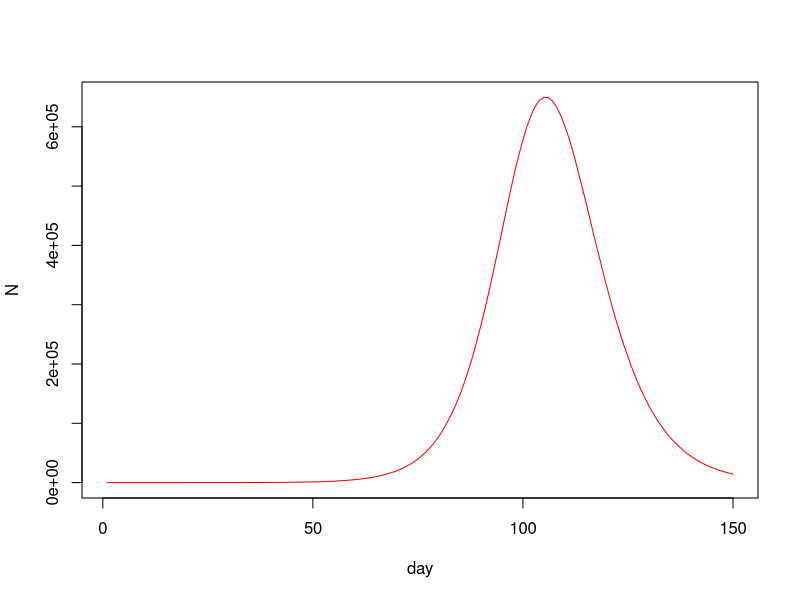
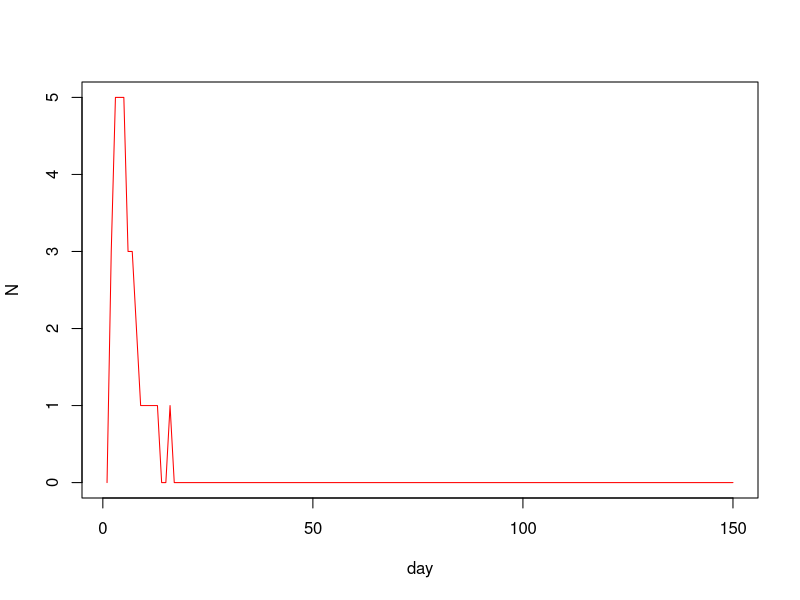
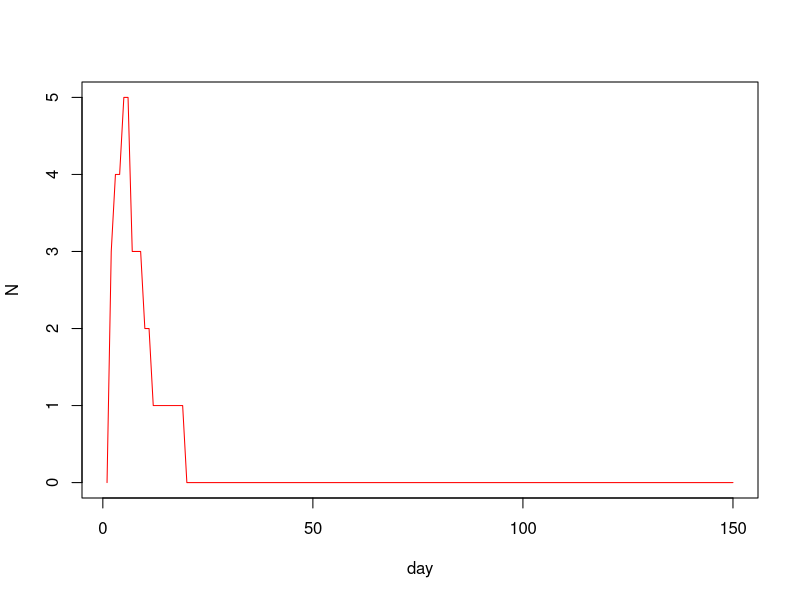

Source code (R) for these figures, in order: (Note: a time limit stopped this script after it produced the figures.)
##Group member:
##1. Aditya Prabaswara Mardjikoen(s2264710)
##2. Xiangtian Duan(s2248742)
##3. Huiying Chen(s2264943)

## Github repositories link: 
## https://github.com/aprabaswara/Statistical-Programming-Task-2-Covid-and-the-hazards-of-opportunistic-sampling-Group-21.git
## Github repositories invitation link:
## https://github.com/aprabaswara/Statistical-Programming-Task-2-Covid-and-the-hazards-of-opportunistic-sampling-Group-21/invitations


##IDEA 1
#for wholle number
n=5500000

ne=10
nt=150
gamma=1/3
delta=1/5
lamda=0.4/n
x<-rep(0,n)
beta<- rlnorm(n,0,0.5); beta <- beta/mean(beta)
x[1:ne]<-1 #exposed

S<-E<-I<-R<-rep(0,nt)

S[1]<-n-ne;E[1]<-ne

for (i in 2:nt){
  
  u<-runif(n)
  
  t<-sum(beta[which(x==2)])
  x[x==2&u<delta]<-3## I -> R with prob delta
  
  x[x==1&u<gamma]<-2 ## E -> I with prob gamma
  
  x[which(x==0)][u[which(x==0)]<t*lamda*beta[which(x==0)]]<-1
  
  
  
  #x[which(x==0)][u[which(x==0)]<sum(beta[which(x==2)])*lamda*beta[which(x==0)]]<-1
  
  S[i]<-sum(x==0);E[i]<-sum(x==1)
  I[i]<-sum(x==2);R[i]<-sum(x==3)
  
}


list (S=S,E=E,I=I,R=R,beta=beta)

plot(I,ylim=c(0,max(I)),xlab="day",ylab="N",col='red',type='l')




#for 10%

n=5500000/10

ne=10
nt=150
gamma=1/3
delta=1/5
lamda=0.4/550000
x<-rep(0,550000)
beta<- rlnorm(5500000,0,0.5); beta <- beta/mean(beta)
beta_sort <- sort(beta,decreasing=FALSE)
threshold<-beta_sort[550000]
#length(beta[which(beta==threshold)])
beta <- beta[which(beta<=threshold)]



x[1:ne]<-1 #exposed

S<-E<-I<-R<-rep(0,nt)

S[1]<-n-ne;E[1]<-ne

for (i in 2:nt){
  
  u<-runif(550000)
  
  t<-sum(beta[which(x==2)])
  x[x==2&u<delta]<-3## I -> R with prob delta
  
  x[x==1&u<gamma]<-2 ## E -> I with prob gamma
  
  x[which(x==0)][u[which(x==0)]<t*lamda*beta[which(x==0)]]<-1
  
  
  
  
  S[i]<-sum(x==0);E[i]<-sum(x==1)
  I[i]<-sum(x==2);R[i]<-sum(x==3)
  
}


list (S=S,E=E,I=I,R=R,beta=beta)

plot(I,ylim=c(0,max(I)),xlab="day",ylab="N",col='red',type='l')

max(I)
#for 0.1%


n<-5500000*0.001
beta<-sample(beta,n)


ne=10
nt=150
gamma=1/3
delta=1/5
lamda=0.4/n
x<-rep(0,n)


x[1:ne]<-1 #exposed

S<-E<-I<-R<-rep(0,nt)

S[1]<-n-ne;E[1]<-ne

for (i in 2:nt){
  
  u<-runif(n)
  
  t<-sum(beta[which(x==2)])
  x[x==2&u<delta]<-3## I -> R with prob delta
  
  x[x==1&u<gamma]<-2 ## E -> I with prob gamma
  
  x[which(x==0)][u[which(x==0)]<t*lamda*beta[which(x==0)]]<-1
  
  
  
  S[i]<-sum(x==0);E[i]<-sum(x==1)
  I[i]<-sum(x==2);R[i]<-sum(x==3)
  
}


list (S=S,E=E,I=I,R=R,beta=beta)

plot(I,ylim=c(0,max(I)),xlab="day",ylab="N",col='red',type='l')






#write in one function
covid_simulation <- function(n,nt){

  
  ne=10

  gamma=1/3
  delta=1/5
  lambda=0.4/n
  
  x<-rep(0,n)

  
  
  
  x[1:ne]<-1 #exposed
  
  S<-E<-I<-R<-rep(0,nt)
  
  S[1]<-n-ne;E[1]<-ne
  
  for (i in 2:nt){
    
    u<-runif(n)
    
    t<-sum(beta[which(x==2)])
    
    x[x==2&u<delta]<-3## I -> R with prob delta
    
    x[x==1&u<gamma]<-2 ## E -> I with prob gamma
    
    x[which(x==0)][u[which(x==0)]<t*lambda*beta[which(x==0)]]<-1
    
    
    
    
    S[i]<-sum(x==0);E[i]<-sum(x==1)
    I[i]<-sum(x==2);R[i]<-sum(x==3)
    
  }
  
  
  list (S=S,E=E,I=I,R=R,beta=beta)


  
  
} ## covid

n=5500000
nt=150
beta<- rlnorm(n,0,0.5); beta <- beta/mean(beta)
ep1<-covid_simulation(n,nt)


beta_sort<-sort(beta,decreasing = TRUE)
beta_lower <- tail(beta_sort,n/10)
beta<-beta[which(beta%in%beta_lower)]
ep2<-covid_simulation (n/10,nt)



#beta_sort <- sort(beta,decreasing=FALSE)
#n<-n/10
#threshold<-beta_sort[n]
##length(beta[which(beta==threshold)])
#beta <- beta[which(beta<=threshold)]
#ep2<-covid_simulation (550000,150)



beta<- rlnorm(n,0,0.5); beta <- beta/mean(beta)

beta<-sample(beta,n*0.001)
ep3<-covid_simulation (n=n*0.001,nt)





plot(ep1$I,ylim=c(0,max(ep1$I)),xlab="day",ylab="N",col='red',type='l')
points(ep2$I,ylim=c(0,max(ep2$I)),xlab="day",ylab="N",col='green',type='l')
lines(ep3$I,ylim=c(0,max(ep3$I)),xlab="day",ylab="N",col='blue',type='l')

df <- data.frame(infections=seir()$I, days=1:100)
par(mfcol=c(2,3),mar=c(4,4,1,1)) ## set plot window up for multiple plots
#hist(epi$beta,xlab="beta",main="") ## beta distribution
plot(df$infections,ylim=c(0,max(df$infections)),xlab="day",ylab="N",type='l',col='red') 
abline(v = df$days[df$infections==max(df$infections)], col = "black", lty = 2)

#Red : Number of new infection each day
#Blue : Number of new infection among the 10% of the population with lowest beta value
#Green : Number of new infection in a random sample of 0.1% of the population.
#Black : The peak of each infection



#IDEA 2


#for wholle number
n=5500000

ne=10
nt=150
gamma=1/3
delta=1/5
lamda=0.4/5500000
x<-rep(0,5500000)
beta<- rlnorm(5500000,0,0.5); beta <- beta/mean(beta)



x[1:ne]<-1 #exposed

S<-E<-I<-R<-rep(0,nt)

S[1]<-5500000-ne;E[1]<-ne


#length(beta[which(beta==threshold)])
#x <- x[which(beta<=threshold)]

for (i in 2:nt){
  
  u<-runif(5500000)
  
  t<-sum(beta[which(x==2)])
  x[x==2&u<delta]<-3## I -> R with prob delta
  
  x[x==1&u<gamma]<-2 ## E -> I with prob gamma
  
  x[which(x==0)][u[which(x==0)]<t*lamda*beta[which(x==0)]]<-1
  
  
  
  
  
  #x[which(x==0)][u[which(x==0)]<sum(beta[which(x==2)])*lamda*beta[which(x==0)]]<-1
  
  S[i]<-sum(x==0);E[i]<-sum(x==1)
  I[i]<-sum(x==2);R[i]<-sum(x==3)
  
  #S[i]<-sum(x==0);E[i]<-sum(x==1);I[i]<-sum(x==2);R[i]<-sum(x==3)
  
  
}


list (S=S,E=E,I=I,R=R,beta=beta)

plot(I,ylim=c(0,max(I)),xlab="day",ylab="N",col='red',type='l')















#for 10%




n=5500000

ne=10
nt=150
gamma=1/3
delta=1/5
lamda=0.4/5500000
x<-rep(0,5500000)
beta<- rlnorm(5500000,0,0.5); beta <- beta/mean(beta)
beta_sort <- sort(beta,decreasing=FALSE)

threshold<-beta_sort[550000]


x[1:ne]<-1 #exposed

S<-E<-I<-R<-rep(0,nt)

S[1]<-550000-ne;E[1]<-ne


for (i in 2:nt){
  
  u<-runif(5500000)
  
  t<-sum(beta[which(x==2)])
  x[x==2&u<delta]<-3## I -> R with prob delta
  
  x[x==1&u<gamma]<-2 ## E -> I with prob gamma
  
  x[which(x==0)][u[which(x==0)]<t*lamda*beta[which(x==0)]]<-1
  
  y <- x[which(beta<=threshold)]
  
  
  
  #x[which(x==0)][u[which(x==0)]<sum(beta[which(x==2)])*lamda*beta[which(x==0)]]<-1
  
  S[i]<-sum(y==0);E[i]<-sum(y==1)
  I[i]<-sum(y==2);R[i]<-sum(y==3)
  
  #S[i]<-sum(x==0);E[i]<-sum(x==1);I[i]<-sum(x==2);R[i]<-sum(x==3)
  
  
}


list (S=S,E=E,I=I,R=R,beta=beta)

plot(I,ylim=c(0,max(I)),xlab="day",ylab="N",col='red',type='l')




#for 0.1%



n=5500000

n<-5500000*0.001
beta<- rlnorm(5500000,0,0.5); beta <- beta/mean(beta)
sample_beta<-sample(beta,n)


m<-which(beta%in%sample_beta)
ne=10
nt=150
gamma=1/3
delta=1/5
lamda=0.4/5500000
x<-rep(0,5500000)

x[1:ne]<-1 #exposed

S<-E<-I<-R<-rep(0,nt)

S[1]<-550000-ne;E[1]<-ne


for (i in 2:nt){
  
  u<-runif(5500000)
  
  t<-sum(beta[which(x==2)])
  x[x==2&u<delta]<-3## I -> R with prob delta
  
  x[x==1&u<gamma]<-2 ## E -> I with prob gamma
  
  x[which(x==0)][u[which(x==0)]<t*lamda*beta[which(x==0)]]<-1
  
  z <- x[m]
  
  
  
  
  
  S[i]<-sum(z==0);E[i]<-sum(z==1)
  I[i]<-sum(z==2);R[i]<-sum(z==3)
  
 
  
  
}


list (S=S,E=E,I=I,R=R,beta=beta)

plot(I,ylim=c(0,max(I)),xlab="day",ylab="N",col='red',type='l')





#write in one function(wrong)

covid_simulation<- function(n=5500000,nt=150,choice){
  
  ne=10
  gamma=1/3
  delta=1/5
  lamda=0.4/n
  x<-rep(0,n)
  beta<- rlnorm(n,0,0.5); beta <- beta/mean(beta)
  
  
  #beta_sort<-sort(beta,decreasing = TRUE)

  beta_lower <- tail(beta_sort,n*0.1)
  beta_lower_index<-which(beta%in%beta_lower)

  
  sample_beta<-sample(beta,n*0.001)
  sample_index<-which(beta%in%sample_beta)
  
  
  x[1:ne]<-1 #exposed
  
  S<-E<-I<-R<-rep(0,nt)
  #A<-W<-U<-P<-rep(0,nt)
  #D<-Q<-G<-K<-rep(0,nt)
  
  S[1]<-n-ne;E[1]<-ne
  #A[1]<-n-ne;W[1]<-ne
  #D[1]<-n-ne;Q[1]<-ne
  
  
  
  for (i in 2:nt){
    
    u<-runif(n)
    
    sum_beta_I<-sum(beta[which(x==2)])
    
    x[x==2&u<delta]<-3## I -> R with prob delta
    
    x[x==1&u<gamma]<-2 ## E -> I with prob gamma
    
    x[which(x==0)][u[which(x==0)]<sum_beta_I*lamda*beta[which(x==0)]]<-1
    
    y <- x[beta_lower_index]
    
    z <- x[sample_index]
    
    
    #x[which(x==0)][u[which(x==0)]<sum(beta[which(x==2)])*lamda*beta[which(x==0)]]<-1
    
    S[i]<-sum(x==0);E[i]<-sum(x==1);I[i]<-sum(x==2);R[i]<-sum(x==3)
    
    #A[i]<-sum(y==0);W[i]<-sum(y==1);U[i]<-sum(y==2);P[i]<-sum(y==3)
    
    #D[i]<-sum(z==0);Q[i]<-sum(z==1);G[i]<-sum(z==2);K[i]<-sum(z==3)
    
    
    
    
  }
  
  
  list (S=S,E=E,I=I,R=R,beta=beta)
  #list (A=A,W=W,U=U,P=P,beta=beta)
  #list (D=D,Q=Q,G=G,K=K,beta=beta)
  
  
}

epi<-covid_simulation(n=5500000,nt=150)
plot(epi$I,ylim=c(0,max(epi$I)),xlab="day",ylab="N",col='red',type='l')
points(epi$i,ylim=c(0,max(epi$i)),xlab="day",ylab="N",col='green',type='l')
lines(epi$II,ylim=c(0,max(epi$II)),xlab="day",ylab="N",col='blue',type='l')


#write in one function(newest but longer sunning time)

covid_simulation<- function(n,nt,choice){
  
  ne=10
  gamma=1/3
  delta=1/5
  lamda=0.4/n
  x<-rep(0,n)
  
  
  
  #beta_sort<-sort(beta,decreasing = TRUE)
  
  #beta_lower <- tail(beta_sort,n*0.1)
  index<-which(beta%in%choice)
  
  
  #sample_beta<-sample(beta,n*0.001)
  #sample_index<-which(beta%in%sample_beta)
  
  
  x[1:ne]<-1 #exposed
  
  S<-E<-I<-R<-rep(0,nt)
  #A<-W<-U<-P<-rep(0,nt)
  #D<-Q<-G<-K<-rep(0,nt)
  
  S[1]<-n-ne;E[1]<-ne
  #A[1]<-n-ne;W[1]<-ne
  #D[1]<-n-ne;Q[1]<-ne
  
  
  
  for (i in 2:nt){
    
    u<-runif(n)
    
    sum_beta_I<-sum(beta[which(x==2)])
    
    x[x==2&u<delta]<-3## I -> R with prob delta
    
    x[x==1&u<gamma]<-2 ## E -> I with prob gamma
    
    x[which(x==0)][u[which(x==0)]<sum_beta_I*lamda*beta[which(x==0)]]<-1
    
    y <- x[index]
    
    
    
    
    #x[which(x==0)][u[which(x==0)]<sum(beta[which(x==2)])*lamda*beta[which(x==0)]]<-1
    
    S[i]<-sum(y==0);E[i]<-sum(y==1);I[i]<-sum(y==2);R[i]<-sum(y==3)
    
    #A[i]<-sum(y==0);W[i]<-sum(y==1);U[i]<-sum(y==2);P[i]<-sum(y==3)
    
    #D[i]<-sum(z==0);Q[i]<-sum(z==1);G[i]<-sum(z==2);K[i]<-sum(z==3)
    
    
    
    
  }
  
  
  list (S=S,E=E,I=I,R=R,beta=beta)
  #list (A=A,W=W,U=U,P=P,beta=beta)
  #list (D=D,Q=Q,G=G,K=K,beta=beta)
  
  
}
n<-5500000
nt<-150
beta<- rlnorm(n,0,0.5); beta <- beta/mean(beta)
epi<-covid_simulation(n,nt,choice=beta)
#plot(epi$I,ylim=c(0,max(epi$I)),xlab="day",ylab="N",col='red',type='l')


beta_sort<-sort(beta,decreasing = TRUE)
beta_lower<- tail(beta_sort,n*0.1)
eplower<-covid_simulation(n,nt,choice=beta_lower)
#points(eplower$I,ylim=c(0,max(eplower$I)),xlab="day",ylab="N",col='green',type='l')

sample_beta<-sample(beta,n*0.001)
epsample<-covid_simulation(n,nt,choice=sample_beta)
#lines(epsample$I,ylim=c(0,max(epsample$I)),xlab="day",ylab="N",col='blue',type='l')

#Standardisation
plot(epi$I/n,ylim=c(0,max(epi$I)/n),xlab="day",ylab="N",col='red',type='l')
points(eplower$I/(0.1*n),ylim=c(0,max(eplower$I)/(0.1*n)),xlab="day",ylab="N",col='green',type='l')
lines(epsample$I/(0.001*n),ylim=c(0,max(epsample$I)/(0.001*n)),xlab="day",ylab="N",col='blue',type='l')


par(mfcol=c(5,2),mar=c(4,4,1,1))
for (i in 1:10){
  beta<- rlnorm(n,0,0.5); beta <- beta/mean(beta)
  epi<-covid_simulation(n,nt,choice=beta)
 
  beta_sort<-sort(beta,decreasing = TRUE)
  beta_lower<- tail(beta_sort,n*0.1)
  eplower<-covid_simulation(n,nt,choice=beta_lower)
  
  sample_beta<-sample(beta,n*0.001)
  epsample<-covid_simulation(n,nt,choice=sample_beta)
  
  plot(epi$I/n,ylim=c(0,max(epi$I)/n),xlab="day",ylab="N",col='red',type='l')
  points(eplower$I/(0.1*n),ylim=c(0,max(eplower$I)/(0.1*n)),xlab="day",ylab="N",col='green',type='l')
  lines(epsample$I/(0.001*n),ylim=c(0,max(epsample$I)/(0.001*n)),xlab="day",ylab="N",col='blue',type='l')
  
}



#df <- data.frame(infections=seir()$I, days=1:100)
#par(mfcol=c(2,3),mar=c(4,4,1,1)) ## set plot window up for multiple plots
#hist(epi$beta,xlab="beta",main="") ## beta distribution
plot(df$infections,ylim=c(0,max(df$infections)),xlab="day",ylab="N",type='l',col='red') 
abline(v = df$days[df$infections==max(df$infections)], col = "black", lty = 2)



#writing in one function(less time)

######check the running time start
covid_simulation<- function(n,nt,beta){
  
  ne=10
  gamma=1/3
  delta=1/5
  lamda=0.4/n
  x<-rep(0,n)
  
  
  
  
  
  beta_sort<-sort(beta,decreasing = TRUE)
  beta_lower <- tail(beta_sort,n*0.1)
  lower_index<-which(beta%in%beta_lower)
  
  
  sample_beta<-sample(beta,n*0.001)
  sample_index<-which(beta%in%sample_beta)
  
  
  x[1:ne]<-1 #exposed
  
  #S<-E<-I<-R<-rep(0,nt);A<-W<-U<-P<-rep(0,nt); D<-Q<-G<-K<-rep(0,nt)
  I<-U<-G<-rep(0,nt)
  
  # S[1]<-n-ne;E[1]<-ne;A[1]<-n-ne;W[1]<-ne;D[1]<-n-ne;Q[1]<-ne
  
  
  
  for (i in 2:nt){
    
    u<-runif(n)
    
    sum_beta_I<-sum(beta[which(x==2)])
    
    x[x==2&u<delta]<-3## I -> R with prob delta
    
    x[x==1&u<gamma]<-2 ## E -> I with prob gamma
    
    x[which(x==0)][u[which(x==0)]<sum_beta_I*lamda*beta[which(x==0)]]<-1
    
    y <- x[lower_index]
    z <- x[sample_index]
    
    
    
    
    #x[which(x==0)][u[which(x==0)]<sum(beta[which(x==2)])*lamda*beta[which(x==0)]]<-1
    
    #S[i]<-sum(x==0);E[i]<-sum(x==1);
    I[i]<-sum(x==2)
    #;R[i]<-sum(x==3)
    
    #A[i]<-sum(y==0);W[i]<-sum(y==1);
    U[i]<-sum(y==2)
    #;P[i]<-sum(y==3)
    
    #D[i]<-sum(z==0);Q[i]<-sum(z==1);
    G[i]<-sum(z==2)
    #;K[i]<-sum(z==3)
    
    
    
    
  }
  
  
  #list (S=S,E=E,I=I,R=R,beta=beta);list (A=A,W=W,U=U,P=P,beta=beta);list (D=D,Q=Q,G=G,K=K,beta=beta)
  list (I=I,U=U,G=G,beta=beta)
  plot(I/n,ylim=c(0,max(I)/n),xlab="day",ylab="N",col='red',type='l')
  points(U/(0.1*n),ylim=c(0,max(U)/(0.1*n)),xlab="day",ylab="N",col='green',type='l')
  lines(G/(0.001*n),ylim=c(0,max(G)/(0.001*n)),xlab="day",ylab="N",col='blue',type='l')
  
  ##Add legend and threshold line at the peak
  df<-data.frame(I=I/n,I_lower=U/(0.1*n),I_sample=G/(0.001*n),days=1:nt)
  abline(v = df$days[df$I==max(df$I)], col = "red", lty = 3)
  abline(v = df$days[df$I_lower==max(df$I_lower)], col = "green", lty = 3)
  abline(v = df$days[df$I_sample==max(df$I_sample)], col = "blue", lty = 3)
  legend(1, 0.12, legend=c("whole", "0.1%", "10%"),col=c("red", "blue","green"), lty=1, cex=0.5, text.font=3,text.col='black',box.lwd = 0,box.co='white')
  
  ##Display horizontal line
  ##abline(h = max(df$I), col = "red", lty = 3)
  ##abline(h = max(df$I_lower), col = "green", lty = 3)
  ##abline(h = max(df$I_sample), col = "blue", lty = 3)
}
n<-5500000
nt<-150
beta<- rlnorm(n,0,0.5); beta <- beta/mean(beta)
covid_simulation(n,nt,beta)
######end check the running time
par(mfcol=c(4,3),mar=c(4,4,1,1))
for (i in 1:10){
  beta<- rlnorm(n,0,0.5); beta <- beta/mean(beta)
  covid_simulation(n,nt,beta) 
}



#correction about newly infected

##Overview:
## ********
##The aim of this project is to answer the following question:
##What do the daily infection trajectories look like for the 10% (say) of the 
##population with the lowest individual transmission probabilities, and how do 
##they compare to the infection trajectories for the whole population?

##******************************************************************************
  
##Model Assumption:
##*****************
##1. The ith person in the whole population has a relative contact rate with
##   other people of beta[i], so that the daily chance of a transmission
##   between infected person i and uninfected person j is beta[i]*beta[j]*lambda,
##   where lambda is an overall viral infectivity parameter. 
##
##2. The average value of beta over the whole population is 1. 
##
##3. Each day an uninfected person, j, has a probability 
##   lambda*beta[j]*sigma(beta[i] for all i in I) of being infected, 
##   and entering the exposed (E) state. I is the set of all currently infected 
##   people. Once exposed, they have a daily probability of 1/3 of entering the 
##   infectious state. 
##
##4. The infectious have a daily probability of 1/5 of leaving the infectious 
##   state (recovery or transition to serious disease). 
##
##5. Over the course of the simulation we do not want to consider re-infection.
##******************************************************************************
##
##Simulation description:
##***********************
##In this code, we simulate the model for 150 days and also we will record the 
##number of new infections each day, and the number of new infections among the 
##10% of the population with the lowest beta[i] values. Also,we will record the 
##number of new infection in a random sample of 0.1% of the population. All of
##the result will be presented in a line graph.
##******************************************************************************
##
##Algorithm:
##1. Set the number of Scotland population size (n), which is 5.5 million.
##
##2. Generate beta using random generation function for log normal distribution. 
##   In R studio, this function is called rlnorm. For this simulation we set the 
##   mean = 0 and standard deviation = 0.5.
##
##3. Standarized the value of all beta by dividing it with its mean.
##
##4. Calculate the overall infectivity parameter (lambda) using this formula:
##   lambda=0.4/n.
##
##5. Set 10 people randomly into the exposed state (E).
##
##6. Find 550 thousand people who have lowest beta value.
##
##7. Select 5.5 thousand people randomly.
##
##8. Calculate the new infections each day for the whole population, 10% of the 
##   population that has lowest beta value, and 0.1% of the people selected 
##   randomly. We can stop counting the new infections if we reach 150 days
##   because we only observed it for 150 days.
##
##9. Plot the result from step 8 in one plot that contain all graph.
##
##10.Run all simulations from step 1 until step 9 for 10 times and plot them in
##   a subplot that contains 10 graph.
##******************************************************************************
##
##States:
##**************
##S=suspectible; E=exposed (infected); I=infectious ; R=recovered
##Over the simulation we use this number to classify each states
##S=0; E=1; I=2; R=3
##******************************************************************************


covid_simulation<- function(pop_size,sim_days,beta_value){
  ##function to plot the new infection each days for the three observed 
  ##population.
  ##pop_size = population size; sim_days = observed days during simulation;
  ##beta_value = the contact rate for this simulation (beta).
  
  
  ##initialize simulation data
  first_exposed=10 ##initial number of exposed people
  gamma=1/3 ##daily probability E -> I
  delta=1/5 ##daily probability I -> R
  lamda=0.4/n ##overall infectivity parameters
  x<-rep(0,n)## initialize to susceptible state
  
  
  ##Search 10% people with lowest beta value
  beta_sort<-sort(beta_value,decreasing = TRUE)##sort value from big to small
  beta_lower <- tail(beta_sort,n*0.1)##take 10% people with lowest beta value
  lower_index<-which(beta_value %in% beta_lower)
  
  
  ##Random sample 0.1% people from the whole population
  sample_beta<-sample(beta_value,n*0.001)##take 0.1% random sample from the beta
  sample_index<-which(beta_value %in% sample_beta)
  
  ##Notation: 
  ##x = whole population; y = 10% of population; z = 0.1% of population
  
  x[1:first_exposed]<-1 #set 10 people to exposed state
  y <- x[lower_index]
  z <- x[sample_index]
  
  #S<-E<-I<-R<-rep(0,nt);A<-W<-U<-P<-rep(0,nt); D<-Q<-G<-K<-rep(0,nt)
  I<-U<-G<-rep(0,sim_days)## set up storage for pop in each new infected each day
  
  ## Details: 
  ##I=new infected each day in whole population;
  ##U=new infected each day in 10% of population with lowest beta value;
  ##G=new infected each day in 0.1% of population;
  
  # S[1]<-n-ne;E[1]<-ne;A[1]<-n-ne;W[1]<-ne;D[1]<-n-ne;Q[1]<-ne
  
  
  ##simulation for 150 days
  for (i in 2:sim_days){
    
    u<-runif(pop_size)##generate random deviates based on the population size
    
    ##total people in S state from each three population
    sum_x<-sum(x==0)
    sum_y<-sum(y==0)
    sum_z<-sum(z==0)
    
    sum_beta_I<-sum(beta_value[which(x==2)])##calculate the sum of beta in I state
    
    x[x==2&u<delta]<-3 ## I -> R with probability delta
    
    x[x==1&u<gamma]<-2 ## E -> I with probability gamma
    
    
    
    x[which(x==0)][u[which(x==0)]<sum_beta_I*lamda*beta_value[which(x==0)]]<-1
    ## S -> E with probability beta[j]*lambda*sum(beta[i] for all i in I)
    y <- x[lower_index]
    z <- x[sample_index]
    
    
    newly_infected_x<-sum_x-sum(x==0)## new infected each day for whole population
    I[i]<-newly_infected_x
    
    newly_infected_y<-sum_y-sum(y==0)## new infected each day for 10% population
    U[i]<-newly_infected_y
    
    newly_infected_z<-sum_z-sum(z==0)## new infected each day for 0.1% population
    G[i]<-newly_infected_z
    
    
    
    #x[which(x==0)][u[which(x==0)]<sum(beta[which(x==2)])*lamda*beta[which(x==0)]]<-1
    
    #S[i]<-sum(x==0);E[i]<-sum(x==1);
    #I[i]<-sum(x==2)-sum_x
    #;R[i]<-sum(x==3)
    
    #A[i]<-sum(y==0);W[i]<-sum(y==1);
    #U[i]<-sum(y==2)-sum_y
    #;P[i]<-sum(y==3)
    
    #D[i]<-sum(z==0);Q[i]<-sum(z==1);
    # G[i]<-sum(z==2)-sum_z
    #;K[i]<-sum(z==3)
    
    
    
    
  }
  
  
  #list (S=S,E=E,I=I,R=R,beta=beta);list (A=A,W=W,U=U,P=P,beta=beta);list (D=D,Q=Q,G=G,K=K,beta=beta)
  list (I=I,U=U,G=G,beta=beta)
  
  ##standarize and plot each new infected
  plot(I/n,ylim=c(0,max(I/n,U/(0.1*n),G/(0.001*n))),xlab="day",ylab="N",col='red',type='l')
  points(U/(0.1*n),ylim=c(0,max(U/(0.1*n))),xlab="day",ylab="N",col='green',type='l')
  lines(G/(0.001*n),ylim=c(0,max(G/(0.001*n))),xlab="day",ylab="N",col='blue',type='l')
  
  ###plot(I,ylim=c(0,max(I)),xlab="day",ylab="N",col='red',type='l')
  ###points(U,ylim=c(0,max(U)),xlab="day",ylab="N",col='green',type='l')
  ###lines(G,ylim=c(0,max(G)),xlab="day",ylab="N",col='blue',type='l')
  
  ##Add legend and threshold line at the peak
  df<-data.frame(I=I/n,I_lower=U/(0.1*n),I_sample=G/(0.001*n),days=1:nt)
  abline(v = df$days[df$I==max(df$I)], col = "red", lty = 3)
  abline(v = df$days[df$I_lower==max(df$I_lower)], col = "green", lty = 3)
  abline(v = df$days[df$I_sample==max(df$I_sample)], col = "blue", lty = 3)
  legend(1, 0.015, legend=c("whole", "0.1%", "10%"),col=c("red", "blue","green"), lty=1, cex=0.5, text.font=3,text.col='black',box.lwd = 0,box.co='white')
  
  ##Display horizontal line
  ##abline(h = max(df$I), col = "red", lty = 3)
  ##abline(h = max(df$I_lower), col = "green", lty = 3)
  ##abline(h = max(df$I_sample), col = "blue", lty = 3)
}

##initialize data
n<-5500000 ##Scotland population
nt<-150 ##number of observed days
beta<- rlnorm(n,0,0.5); beta <- beta/mean(beta) ##beta value
covid_simulation(n,nt,beta)##initialize simulation

##Running 10 replicate simulations

par(mfcol=c(4,3),mar=c(4,4,1,1))
##R build in function to set graphical parameters
##mar = a numerical vector of the form c(bottom, left, top, right) to modify the 
##graph margin where its element indicates the margin size;
##mfcol = a vector in the form c(nr,nc) where nr = number of row and 
##nc = number of column. 
## *************************************************************************

for (i in 1:10){
  ##function to running 10 replicate simulations
  beta<- rlnorm(n,0,0.5); beta <- beta/mean(beta)
  covid_simulation(n,nt,beta) ##initialize simulation
}





#Maybe the final version

##Overview:
## ********
##The aim of this project is to answer the following question:
##What do the daily infection trajectories look like for the 10% (say) of the 
##population with the lowest individual transmission probabilities, and how do 
##they compare to the infection trajectories for the whole population?

##******************************************************************************

##Model Assumption:
##*****************
##1. The ith person in the whole population has a relative contact rate with
##   other people of beta[i], so that the daily chance of a transmission
##   between infected person i and uninfected person j is beta[i]*beta[j]*lambda,
##   where lambda is an overall viral infectivity parameter. 
##
##2. The average value of beta over the whole population is 1. 
##
##3. Each day an uninfected person, j, has a probability 
##   lambda*beta[j]*sigma(beta[i] for all i in I) of being infected, 
##   and entering the exposed (E) state. I is the set of all currently infected 
##   people. Once exposed, they have a daily probability of 1/3 of entering the 
##   infectious state. 
##
##4. The infectious have a daily probability of 1/5 of leaving the infectious 
##   state (recovery or transition to serious disease). 
##
##5. Over the course of the simulation we do not want to consider re-infection.
##******************************************************************************
##
##Simulation description:
##***********************
##In this code, we simulate the model for 150 days and also we will record the 
##number of new infections each day, and the number of new infections among the 
##10% of the population with the lowest beta[i] values. Also,we will record the 
##number of new infection in a random sample of 0.1% of the population. All of
##the result will be presented in a line graph.
##******************************************************************************
##
##Algorithm:
##1. Set the number of Scotland population size (n), which is 5.5 million.
##
##2. Generate beta using random generation function for log normal distribution. 
##   In R studio, this function is called rlnorm. For this simulation we set the 
##   mean = 0 and standard deviation = 0.5.
##
##3. Standarized the value of all beta by dividing it with its mean.
##
##4. Calculate the overall infectivity parameter (lambda) using this formula:
##   lambda=0.4/n.
##
##5. Set 10 people randomly into the exposed state (E).
##
##6. Find 550 thousand people who have lowest beta value.
##
##7. Select 5.5 thousand people randomly.
##
##8. Calculate the new infections each day for the whole population, 10% of the 
##   population that has lowest beta value, and 0.1% of the people selected 
##   randomly. We can stop counting the new infections if we reach 150 days
##   because we only observed it for 150 days.
##
##9. Plot the result from step 8 in one plot that contain all graph.
##
##10.Run all simulations from step 1 until step 9 for 10 times and plot them in
##   a subplot that contains 10 graph.
##******************************************************************************
##
##States:
##**************
##S=suspectible; E=exposed (infected); I=infectious ; R=recovered
##Over the simulation we use this number to classify each states
##S=0; E=1; I=2; R=3
##******************************************************************************

library(ggplot2)
library(gtable)
library(gridExtra)
library(grid) 

#Create function to calculate number of new infected in each population
covid_simulation<- function(pop_size,sim_days,beta_value){
  ##function to plot the new infection each days for the three observed 
  ##population.
  ##pop_size = population size; sim_days = observed days during simulation;
  ##beta_value = the contact rate for this simulation (beta).
  
  
  ##initialize simulation data
  first_exposed=10 ##initial number of exposed people
  gamma=1/3 ##daily probability E -> I
  delta=1/5 ##daily probability I -> R
  lamda=0.4/pop_size ##overall infectivity parameters
  x<-rep(0,pop_size)## initialize to susceptible state
  
  
  ##Search 10% people with lowest beta value
  #1beta_sort<-sort(beta_value,decreasing = TRUE)##sort value from big to small
  #1beta_lower <- tail(beta_sort,n*0.1)##take 10% people with lowest beta value
  #1lower_index<-which(beta_value %in% beta_lower)
  lower_index<-order(beta_value, decreasing = FALSE)[1:550000]
  
  
  ##Random sample 0.1% people from the whole population
  sample_beta<-sample(beta_value,pop_size*0.001)##take 0.1% random sample from the beta
  sample_index<-which(beta_value %in% sample_beta)
  #sample_index<-sample(c(1:n),n*0.001)
  
  ##Notation: 
  ##x = whole population; y = 10% of population; z = 0.1% of population
  
  x[1:first_exposed]<-1 #set 10 people to exposed state
  y <- x[lower_index]
  z <- x[sample_index]
  
  #S<-E<-I<-R<-rep(0,nt);A<-W<-U<-P<-rep(0,nt); D<-Q<-G<-K<-rep(0,nt)
  I<-U<-G<-rep(0,sim_days)## set up storage for pop in each new infected each day
  
  ## Details: 
  ##I=new infected each day in whole population;
  ##U=new infected each day in 10% of population with lowest beta value;
  ##G=new infected each day in 0.1% of population;
  
  # S[1]<-n-ne;E[1]<-ne;A[1]<-n-ne;W[1]<-ne;D[1]<-n-ne;Q[1]<-ne
  
  
  ##simulation for 150 days
  for (i in 2:sim_days){
    
    u<-runif(pop_size)##generate random deviates based on the population size
    
    ##total people in S state from each three population
    sum_x<-sum(x==0)
    sum_y<-sum(y==0)
    sum_z<-sum(z==0)
    
    sum_beta_I<-sum(beta_value[which(x==2)])##calculate the sum of beta in I state
    
    x[x==2&u<delta]<-3 ## I -> R with probability delta
    
    x[x==1&u<gamma]<-2 ## E -> I with probability gamma
    
    
    x[x==0&u<beta_value*lamda*sum_beta_I]<-1
    #x[which(x==0)][u[which(x==0)]<sum_beta_I*lamda*beta_value[which(x==0)]]<-1
    ## S -> E with probability beta[j]*lambda*sum(beta[i] for all i in I)
    y <- x[lower_index]
    z <- x[sample_index]
    
    
    newly_infected_x<-sum_x-sum(x==0)## new infected each day for whole population
    I[i]<-newly_infected_x
    
    newly_infected_y<-sum_y-sum(y==0)## new infected each day for 10% population
    U[i]<-newly_infected_y
    
    newly_infected_z<-sum_z-sum(z==0)## new infected each day for 0.1% population
    G[i]<-newly_infected_z
    
    
    
    #x[which(x==0)][u[which(x==0)]<sum(beta[which(x==2)])*lamda*beta[which(x==0)]]<-1
    
    #S[i]<-sum(x==0);E[i]<-sum(x==1);
    #I[i]<-sum(x==2)-sum_x
    #;R[i]<-sum(x==3)
    
    #A[i]<-sum(y==0);W[i]<-sum(y==1);
    #U[i]<-sum(y==2)-sum_y
    #;P[i]<-sum(y==3)
    
    #D[i]<-sum(z==0);Q[i]<-sum(z==1);
    # G[i]<-sum(z==2)-sum_z
    #;K[i]<-sum(z==3)
    
    
    
    
  }
  
  
  #list (S=S,E=E,I=I,R=R,beta=beta);list (A=A,W=W,U=U,P=P,beta=beta);list (D=D,Q=Q,G=G,K=K,beta=beta)
  list (I=I,U=U,G=G,beta=beta_value)
  
  ##standarize and plot each new infected
  #plot(I/n,ylim=c(0,max(I/n,U/(0.1*n),G/(0.001*n))),xlab="day",ylab="N",col='red',type='l')
  #lines(U/(0.1*n),ylim=c(0,max(U/(0.1*n))),xlab="day",ylab="N",col='green',type='l')
  #lines(G/(0.001*n),ylim=c(0,max(G/(0.001*n))),xlab="day",ylab="N",col='blue',type='l')
  
  ###plot(I,ylim=c(0,max(I)),xlab="day",ylab="N",col='red',type='l')
  ###points(U,ylim=c(0,max(U)),xlab="day",ylab="N",col='green',type='l')
  ###lines(G,ylim=c(0,max(G)),xlab="day",ylab="N",col='blue',type='l')
  
  ##Add legend and threshold line at the peak
  #df<-data.frame(I=I/n,I_lower=U/(0.1*n),I_sample=G/(0.001*n),days=1:nt)
  #abline(v = which(I/pop_size==max(I/pop_size)), col = "red", lty = 3)
  #abline(v = which(U/(0.1*pop_size)==max(U/(0.1*pop_size))), col = "green", lty = 3)
  #abline(v = which(G/(0.001*pop_size)==max(G/(0.001*pop_size))), col = "blue", lty = 3)
  #legend(1, 0.015, legend=c("whole", "0.1%", "10%"),col=c("red", "blue","green"), lty=1, cex=0.5, text.font=3,text.col='black',box.lwd = 0,box.co='white')
  
  ##Display horizontal line
  #abline(h = max(I/pop_size), col = "red", lty = 3)
  #abline(h = max(U/(0.1*pop_size)), col = "green", lty = 3)
  #abline(h = max(G/(0.001*pop_size)), col = "blue", lty = 3)
}


##initialize data
n<-5500000 ##Scotland population
nt<-150 ##number of observed days
beta<- rlnorm(n,0,0.5); beta <- beta/mean(beta) ##beta value
epi<-covid_simulation(n,nt,beta)##initialize simulation
pop_infect<-data.frame(I_whole=epi$I,I_lower=epi$U,I_sample=epi$G,days=1:nt)

##standarize and plot each new infected
great_max<-max(max(pop_infect$I_whole/n),max(pop_infect$I_lower/(0.1*n)),max(pop_infect$I_sample/(0.001*n)))
plot(pop_infect$I_whole/n,ylim=c(0,great_max),xlab="day",ylab="N",col='red',type='l')
lines(pop_infect$I_lower/(0.1*n),ylim=c(0,max(pop_infect$I_lower/(0.1*n))),xlab="day",ylab="N",col='green',type='l')
lines(pop_infect$I_sample/(0.001*n),ylim=c(0,max(pop_infect$I_sample/(0.001*n))),xlab="day",ylab="N",col='blue',type='l')

##Display horizontal line
abline(h = max(pop_infect$I_whole/n), col = "red", lty = 3)
abline(h = max(pop_infect$I_lower/(0.1*n)), col = "green", lty = 3)
abline(h = max(pop_infect$I_sample/(0.001*n)), col = "blue", lty = 3)

##Display vertical line
abline(v = pop_infect$days[pop_infect$I_whole==max(pop_infect$I_whole)], col = "red", lty = 3)
abline(v = pop_infect$days[pop_infect$I_lower==max(pop_infect$I_lower)], col = "green", lty = 3)
abline(v = pop_infect$days[pop_infect$I_sample==max(pop_infect$I_sample)], col = "blue", lty = 3)

##Add axis
#axis(1,at=pop_infect$days[pop_infect$I_whole==max(pop_infect$I_whole)],labels = pop_infect$days[pop_infect$I_whole==max(pop_infect$I_whole)], col = "red",lty=3)
#axis(2,at=max(pop_infect$I_whole/n),labels = max(pop_infect$I_whole/n), las=1, cex.axis=0.8)
#axis(1,at=pop_infect$days[pop_infect$I_lower==max(pop_infect$I_lower)],labels = pop_infect$days[pop_infect$I_lower==max(pop_infect$I_lower)], col = "black",lty=3)
#axis(2,at=max(pop_infect$I_lower/(0.1*n)),labels = max(pop_infect$I_lower/(0.1*n)), las=1, cex.axis=0.8)
#axis(1,at=pop_infect$days[pop_infect$I_sample==max(pop_infect$I_sample)],labels = pop_infect$days[pop_infect$I_sample==max(pop_infect$I_sample)], col = "blue", lty = 3)
#axis(2,at=max(pop_infect$I_sample/(0.001*n)),labels = max(pop_infect$I_sample/(0.001*n)), las=1, cex.axis=0.8)

##Add legend and title to plot
legend(1, 0.02, legend=c("whole", "0.1%", "10%"),col=c("red", "blue","green"), lty=1, cex=0.5, text.font=3,text.col='black',box.lwd = 0,box.co='white')
mtext(text="New Infection Each Day",side=3)
##Running 10 replicate simulations

#par(mfcol=c(10,3),mar=c(4,4,1,1))
##R build in function to set graphical parameters
##mar = a numerical vector of the form c(bottom, left, top, right) to modify the 
##graph margin where its element indicates the margin size;
##mfcol = a vector in the form c(nr,nc) where nr = number of row and 
##nc = number of column. 
## *************************************************************************

plot_data <- data.frame(I_whole=numeric(),I_lower=numeric(),I_sample=numeric(),simulation=character(),days=numeric())
for (i in 1:10){
  ##function to running 10 replicate simulations
  beta<- rlnorm(n,0,0.5); beta <- beta/mean(beta)
  epi<-covid_simulation(n,nt,beta)##initialize simulation
  new_data <- data.frame(I_whole=epi$I,I_lower=epi$U,I_sample=epi$G,simulation=rep(as.character(i),nt),days=1:nt)
  plot_data <- rbind(plot_data,new_data)
}

##Standarized all new infected data
plot_data$I_whole<-plot_data$I_whole/n
plot_data$I_lower<-plot_data$I_lower/(0.1*n)
plot_data$I_sample<-plot_data$I_sample/(0.001*n)

##Find the highest new infection per simulation in each population
max_whole <- aggregate(plot_data$I_whole, by = list(plot_data$simulation), max)
colnames(max_whole) <- c("Simulation", "Infected_Maximum")

max_lower <- aggregate(plot_data$I_lower, by = list(plot_data$simulation), max)
colnames(max_lower) <- c("Simulation", "Infected_Maximum")

max_sample <- aggregate(plot_data$I_sample, by = list(plot_data$simulation), max)
colnames(max_sample) <- c("Simulation", "Infected_Maximum")

##Find which day that have the highest new infection per simulation in each population
record_data <- data.frame(day_whole=numeric(),day_lower=numeric(),day_sample=numeric(),simulation=character())
for (i in 1:10){
  whole_day <- plot_data$days[which(plot_data$I_whole==max(plot_data$I_whole[plot_data$simulation==as.character(i)]))]
  lower_day <- plot_data$days[which(plot_data$I_lower==max(plot_data$I_lower[plot_data$simulation==as.character(i)]))]
  sample_day <-plot_data$days[which(plot_data$I_sample==max(plot_data$I_sample[plot_data$simulation==as.character(i)]))]
  input_data <- data.frame(day_whole=whole_day,day_lower=lower_day,day_sample=sample_day,simulation=as.character(i))
  record_data <- rbind(record_data,input_data)
}

##plot the new infected in whole population
plot1<-ggplot(data = plot_data, aes(x = days, y = I_whole, color = simulation))+geom_line()+ ggtitle("Whole Population")
plot1<-plot1+labs(y="N", x = "day")+ theme_classic()+theme(legend.position = 'none')

##plot the new infected in 10% population
plot2<-ggplot(data = plot_data, aes(x = days, y = I_lower, color = simulation))+geom_line()+ ggtitle("Cautious Population")
plot2<-plot2+labs(y="N", x = "day")+ theme_classic()+theme(legend.position = "none")

##plot the new infected in 0.1% population
plot3 <- ggplot(data = plot_data, aes(x = days, y = I_sample, color = simulation))+geom_line()+ ggtitle("0.1% Population")
plot3 <- plot3+labs(y="N", x = "day")+theme_classic()+theme(legend.position = "right")

##Draw first subplot
grid.arrange(plot1, plot2,plot3, ncol=2, nrow = 2)

##plot simulation vs maximum new infection during each simulation
plot4<-ggplot(data = max_whole, aes(x = Simulation, y = Infected_Maximum))+geom_bar(stat="identity", fill="steelblue")
plot4<-plot4+theme_classic()+labs(y="N", x = "simulation")
plot5<-ggplot(data = max_lower, aes(x = Simulation, y = Infected_Maximum))+geom_bar(stat="identity", fill="steelblue")
plot5<-plot5+theme_classic()+labs(y="N", x = "simulation")
plot6<-ggplot(data = max_lower, aes(x = Simulation, y = Infected_Maximum))+geom_bar(stat="identity", fill="steelblue")
plot6<-plot6+theme_classic()+labs(y="N", x = "simulation")

##plot simulation vs maximum new infection during each simulation
plot7<-ggplot(data = record_data, aes(x = simulation, y = day_whole))+geom_bar(position="dodge",stat="identity", fill="steelblue")
plot7<-plot7+theme_classic()+labs(y="day", x = "simulation")
plot8<-ggplot(data = record_data, aes(x = simulation, y = day_lower))+geom_bar(stat="identity", fill="steelblue")
plot8<-plot8+theme_classic()+labs(y="day", x = "simulation")
plot9<-ggplot(data = record_data, aes(x = simulation, y = day_sample))+geom_bar(stat="identity", fill="steelblue")
plot9<-plot9+theme_classic()+labs(y="day", x = "simulation")
## Create the new subplot
grid.arrange(plot4, plot5,plot6, plot7, plot8, plot9, ncol=2, nrow = 3)
##grid.arrange(plot1,plot2,plot3,nrow=1)
####From the peak and trend of infected rate of whole population and 10% population with the smallest contact rate,
#####we can find that the simulation for 10% people will underestimate the infection rate.Based on this conclusion,
####the incidence reconstructed from the ZOE data could underestimate the infected population since its study object
####value covid more and they might take more protective measures than more general people.
